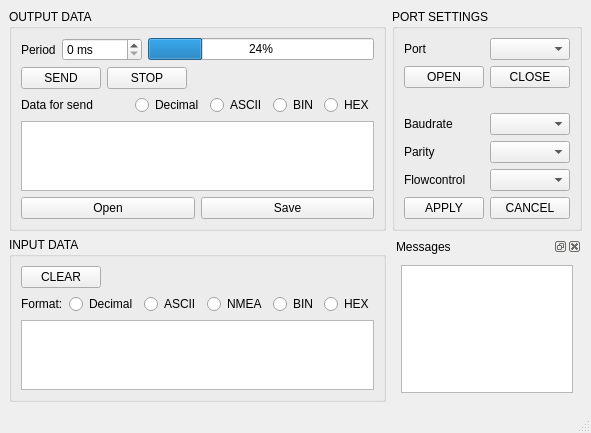
<?xml version="1.0" encoding="UTF-8"?>
<ui version="4.0">
 <class>MainWindow</class>
 <widget class="QMainWindow" name="MainWindow">
  <property name="geometry">
   <rect>
    <x>0</x>
    <y>0</y>
    <width>541</width>
    <height>424</height>
   </rect>
  </property>
  <property name="windowTitle">
   <string>Qt_comport</string>
  </property>
  <property name="autoFillBackground">
   <bool>false</bool>
  </property>
  <property name="locale">
   <locale language="English" country="UnitedStates"/>
  </property>
  <property name="unifiedTitleAndToolBarOnMac">
   <bool>false</bool>
  </property>
  <widget class="QWidget" name="centralwidget">
   <layout class="QGridLayout" name="gridLayout">
    <item row="1" column="0">
     <widget class="QGroupBox" name="groupBox_3">
      <property name="sizePolicy">
       <sizepolicy hsizetype="Preferred" vsizetype="Preferred">
        <horstretch>5</horstretch>
        <verstretch>2</verstretch>
       </sizepolicy>
      </property>
      <property name="title">
       <string>INPUT DATA</string>
      </property>
      <layout class="QVBoxLayout" name="verticalLayout_2">
       <item>
        <layout class="QHBoxLayout" name="horizontalLayout_3">
         <item>
          <widget class="QPushButton" name="bt_clear">
           <property name="statusTip">
            <string>Clear input data</string>
           </property>
           <property name="text">
            <string>CLEAR</string>
           </property>
          </widget>
         </item>
         <item>
          <spacer name="horizontalSpacer_4">
           <property name="orientation">
            <enum>Qt::Horizontal</enum>
           </property>
           <property name="sizeHint" stdset="0">
            <size>
             <width>308</width>
             <height>20</height>
            </size>
           </property>
          </spacer>
         </item>
        </layout>
       </item>
       <item>
        <layout class="QHBoxLayout" name="horizontalLayout_4">
         <item>
          <widget class="QLabel" name="label_4">
           <property name="text">
            <string>Format:</string>
           </property>
          </widget>
         </item>
         <item>
          <spacer name="horizontalSpacer_1">
           <property name="orientation">
            <enum>Qt::Horizontal</enum>
           </property>
           <property name="sizeHint" stdset="0">
            <size>
             <width>58</width>
             <height>17</height>
            </size>
           </property>
          </spacer>
         </item>
         <item>
          <widget class="QRadioButton" name="rbt_Decin">
           <property name="text">
            <string>Decimal</string>
           </property>
          </widget>
         </item>
         <item>
          <widget class="QRadioButton" name="rbt_ASCIIin">
           <property name="text">
            <string>ASCII</string>
           </property>
          </widget>
         </item>
         <item>
          <widget class="QRadioButton" name="rbt_NMEAin">
           <property name="text">
            <string>NMEA</string>
           </property>
          </widget>
         </item>
         <item>
          <widget class="QRadioButton" name="rbt_BINin">
           <property name="text">
            <string>BIN</string>
           </property>
          </widget>
         </item>
         <item>
          <widget class="QRadioButton" name="rbt_HEXin">
           <property name="text">
            <string>HEX</string>
           </property>
          </widget>
         </item>
        </layout>
       </item>
       <item>
        <widget class="QTextBrowser" name="textBr_inp">
         <property name="sizePolicy">
          <sizepolicy hsizetype="Expanding" vsizetype="Expanding">
           <horstretch>0</horstretch>
           <verstretch>0</verstretch>
          </sizepolicy>
         </property>
        </widget>
       </item>
      </layout>
     </widget>
    </item>
    <item row="1" column="1">
     <widget class="QDockWidget" name="dockWidgetmessage">
      <property name="sizePolicy">
       <sizepolicy hsizetype="Preferred" vsizetype="Preferred">
        <horstretch>2</horstretch>
        <verstretch>0</verstretch>
       </sizepolicy>
      </property>
      <property name="maximumSize">
       <size>
        <width>524287</width>
        <height>524287</height>
       </size>
      </property>
      <property name="autoFillBackground">
       <bool>false</bool>
      </property>
      <property name="windowTitle">
       <string>Messages</string>
      </property>
      <widget class="QWidget" name="dockWidgetContents">
       <layout class="QGridLayout" name="gridLayout_2">
        <item row="0" column="0">
         <widget class="QTextBrowser" name="textBr_mess"/>
        </item>
       </layout>
      </widget>
     </widget>
    </item>
    <item row="0" column="1">
     <widget class="QGroupBox" name="groupBox">
      <property name="sizePolicy">
       <sizepolicy hsizetype="Preferred" vsizetype="Preferred">
        <horstretch>2</horstretch>
        <verstretch>0</verstretch>
       </sizepolicy>
      </property>
      <property name="maximumSize">
       <size>
        <width>16777215</width>
        <height>16777215</height>
       </size>
      </property>
      <property name="title">
       <string>PORT SETTINGS</string>
      </property>
      <layout class="QVBoxLayout" name="verticalLayout_3">
       <item>
        <layout class="QHBoxLayout" name="horizontalLayout_5">
         <item>
          <widget class="QLabel" name="label_2">
           <property name="text">
            <string>Port</string>
           </property>
          </widget>
         </item>
         <item>
          <widget class="QComboBox" name="comboBox_port"/>
         </item>
        </layout>
       </item>
       <item>
        <layout class="QHBoxLayout" name="horizontalLayout_7">
         <item>
          <widget class="QPushButton" name="bt_openport">
           <property name="statusTip">
            <string>Open port</string>
           </property>
           <property name="text">
            <string>OPEN</string>
           </property>
          </widget>
         </item>
         <item>
          <widget class="QPushButton" name="bt_closeport">
           <property name="statusTip">
            <string>Close port</string>
           </property>
           <property name="text">
            <string>CLOSE</string>
           </property>
          </widget>
         </item>
        </layout>
       </item>
       <item>
        <spacer name="verticalSpacer">
         <property name="orientation">
          <enum>Qt::Vertical</enum>
         </property>
         <property name="sizeHint" stdset="0">
          <size>
           <width>20</width>
           <height>21</height>
          </size>
         </property>
        </spacer>
       </item>
       <item>
        <layout class="QHBoxLayout" name="horizontalLayout_6">
         <item>
          <widget class="QLabel" name="label_3">
           <property name="text">
            <string>Baudrate</string>
           </property>
          </widget>
         </item>
         <item>
          <widget class="QComboBox" name="comboBox_baudrate"/>
         </item>
        </layout>
       </item>
       <item>
        <layout class="QHBoxLayout" name="horizontalLayout_8">
         <item>
          <widget class="QLabel" name="label_5">
           <property name="text">
            <string>Parity</string>
           </property>
          </widget>
         </item>
         <item>
          <widget class="QComboBox" name="comboBox_parity"/>
         </item>
        </layout>
       </item>
       <item>
        <layout class="QHBoxLayout" name="horizontalLayout_9">
         <item>
          <widget class="QLabel" name="label_6">
           <property name="text">
            <string>Flowcontrol</string>
           </property>
          </widget>
         </item>
         <item>
          <widget class="QComboBox" name="comboBox_flcntrl"/>
         </item>
        </layout>
       </item>
       <item>
        <layout class="QHBoxLayout" name="horizontalLayout_10">
         <item>
          <widget class="QPushButton" name="bt_apply">
           <property name="statusTip">
            <string>Apply port settings</string>
           </property>
           <property name="text">
            <string>APPLY</string>
           </property>
          </widget>
         </item>
         <item>
          <widget class="QPushButton" name="bt_cancel">
           <property name="statusTip">
            <string>Cancel new settings </string>
           </property>
           <property name="text">
            <string>CANCEL</string>
           </property>
          </widget>
         </item>
        </layout>
       </item>
      </layout>
     </widget>
    </item>
    <item row="0" column="0">
     <widget class="QGroupBox" name="groupBox_2">
      <property name="sizePolicy">
       <sizepolicy hsizetype="Preferred" vsizetype="Preferred">
        <horstretch>5</horstretch>
        <verstretch>1</verstretch>
       </sizepolicy>
      </property>
      <property name="maximumSize">
       <size>
        <width>16777215</width>
        <height>16777215</height>
       </size>
      </property>
      <property name="title">
       <string>OUTPUT DATA</string>
      </property>
      <layout class="QVBoxLayout" name="verticalLayout">
       <item>
        <layout class="QHBoxLayout" name="horizontalLayout_11">
         <item>
          <widget class="QLabel" name="label_7">
           <property name="text">
            <string>Period</string>
           </property>
          </widget>
         </item>
         <item>
          <widget class="QSpinBox" name="spinBox_Period">
           <property name="suffix">
            <string> ms</string>
           </property>
           <property name="maximum">
            <number>10000</number>
           </property>
           <property name="singleStep">
            <number>10</number>
           </property>
          </widget>
         </item>
         <item>
          <widget class="QProgressBar" name="progressBar">
           <property name="value">
            <number>24</number>
           </property>
          </widget>
         </item>
        </layout>
       </item>
       <item>
        <layout class="QHBoxLayout" name="horizontalLayout_2">
         <item>
          <widget class="QPushButton" name="bt_send">
           <property name="statusTip">
            <string>Send data</string>
           </property>
           <property name="text">
            <string>SEND</string>
           </property>
          </widget>
         </item>
         <item>
          <widget class="QPushButton" name="bt_stopsend">
           <property name="statusTip">
            <string>Stop send</string>
           </property>
           <property name="text">
            <string>STOP</string>
           </property>
          </widget>
         </item>
         <item>
          <spacer name="horizontalSpacer_2">
           <property name="orientation">
            <enum>Qt::Horizontal</enum>
           </property>
           <property name="sizeHint" stdset="0">
            <size>
             <width>228</width>
             <height>20</height>
            </size>
           </property>
          </spacer>
         </item>
        </layout>
       </item>
       <item>
        <layout class="QHBoxLayout" name="horizontalLayout">
         <item>
          <widget class="QLabel" name="label">
           <property name="text">
            <string>Data for send</string>
           </property>
          </widget>
         </item>
         <item>
          <spacer name="horizontalSpacer">
           <property name="orientation">
            <enum>Qt::Horizontal</enum>
           </property>
           <property name="sizeHint" stdset="0">
            <size>
             <width>58</width>
             <height>17</height>
            </size>
           </property>
          </spacer>
         </item>
         <item>
          <widget class="QRadioButton" name="rbt_Decout">
           <property name="text">
            <string>Decimal</string>
           </property>
          </widget>
         </item>
         <item>
          <widget class="QRadioButton" name="rbt_ASCIIout">
           <property name="text">
            <string>ASCII</string>
           </property>
          </widget>
         </item>
         <item>
          <widget class="QRadioButton" name="rbt_BINout">
           <property name="text">
            <string>BIN</string>
           </property>
          </widget>
         </item>
         <item>
          <widget class="QRadioButton" name="rbt_HEXout">
           <property name="text">
            <string>HEX</string>
           </property>
          </widget>
         </item>
        </layout>
       </item>
       <item>
        <widget class="QTextEdit" name="textEd_out"/>
       </item>
       <item>
        <layout class="QHBoxLayout" name="horizontalLayout_12">
         <item>
          <widget class="QPushButton" name="bt_open">
           <property name="text">
            <string>Open</string>
           </property>
          </widget>
         </item>
         <item>
          <widget class="QPushButton" name="bt_save">
           <property name="text">
            <string>Save</string>
           </property>
          </widget>
         </item>
        </layout>
       </item>
      </layout>
     </widget>
    </item>
   </layout>
  </widget>
  <widget class="QMenuBar" name="menubar">
   <property name="geometry">
    <rect>
     <x>0</x>
     <y>0</y>
     <width>541</width>
     <height>20</height>
    </rect>
   </property>
  </widget>
  <widget class="QStatusBar" name="statusbar">
   <property name="sizeGripEnabled">
    <bool>true</bool>
   </property>
  </widget>
 </widget>
 <tabstops>
  <tabstop>comboBox_port</tabstop>
  <tabstop>bt_openport</tabstop>
  <tabstop>bt_closeport</tabstop>
  <tabstop>comboBox_baudrate</tabstop>
  <tabstop>comboBox_parity</tabstop>
  <tabstop>comboBox_flcntrl</tabstop>
  <tabstop>bt_apply</tabstop>
  <tabstop>bt_cancel</tabstop>
  <tabstop>textEd_out</tabstop>
  <tabstop>bt_send</tabstop>
  <tabstop>bt_clear</tabstop>
  <tabstop>textBr_inp</tabstop>
  <tabstop>textBr_mess</tabstop>
 </tabstops>
 <resources/>
 <connections/>
</ui>
